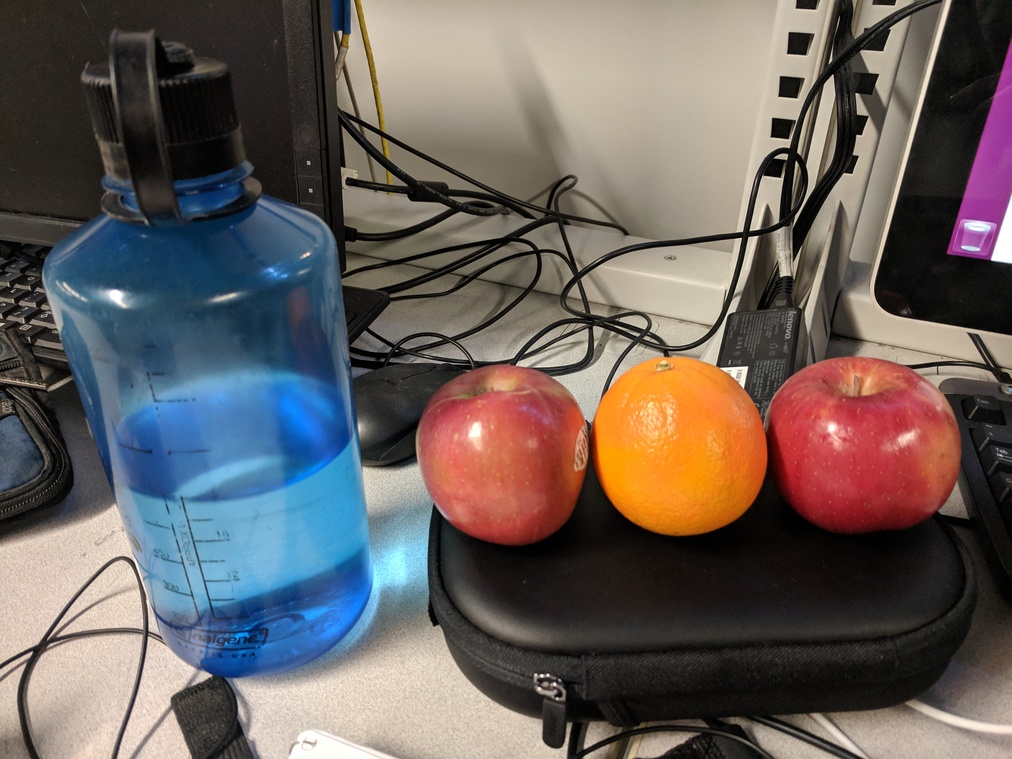
#> input picture image1.jpg, 1012 x 759 px
$ python center_of_shape.py --image image1.jpg   (older library calls are emulated)
#> lines starting #> are read from the running program, lines starting #| are printed output that depends on the picture; after the words box and inside, x2 and y2 are one past the last pixel; in counts of white or black regions, pixels touching at a corner belong together
# import the necessary packages
import argparse
import imutils
import cv2

MIN_THRESH = 0.1

# construct the argument parse and parse the arguments
ap = argparse.ArgumentParser()
ap.add_argument("-i", "--image", required=True,
                    help="path to the input image")
args = vars(ap.parse_args())

# load the image, convert it to grayscale, blur it slightly,
# and threshold it
image = cv2.imread(args["image"])
#> image is the input picture: shape (759, 1012, 3); mean B, G, R 93.5, 96.4, 104.9
gray = cv2.cvtColor(image, cv2.COLOR_BGR2GRAY)
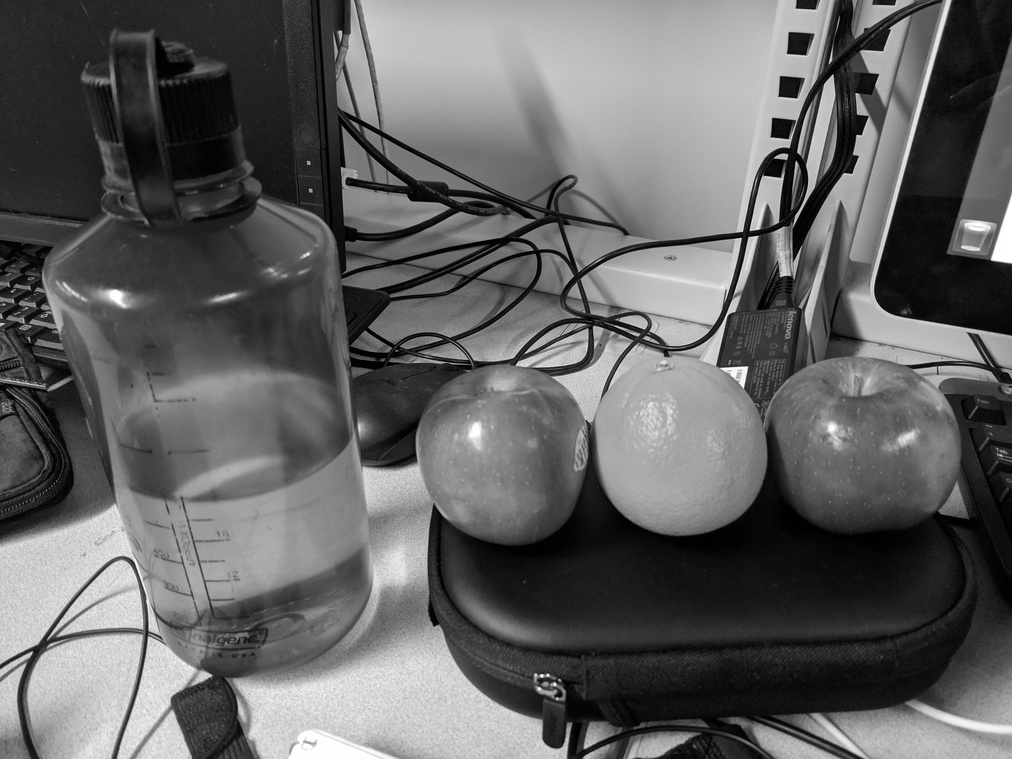
#> gray: shape (759, 1012); min 0, max 255, mean 98.6
blurred = cv2.GaussianBlur(gray, (11, 11), 0)
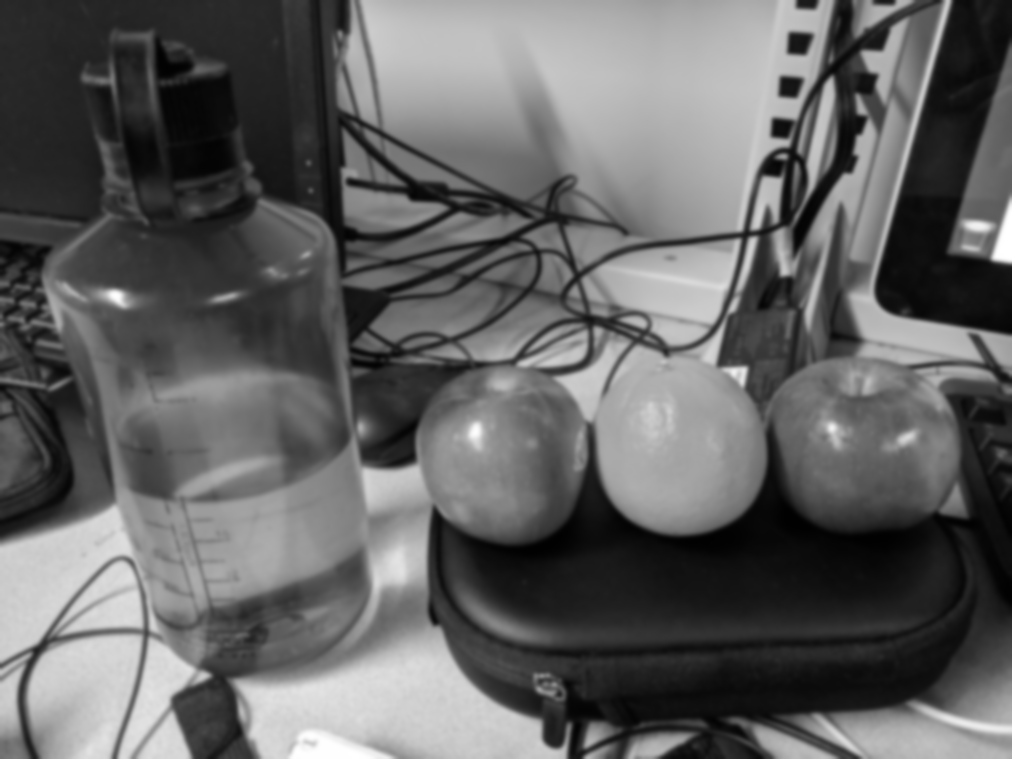
#> blurred: shape (759, 1012); min 1, max 255, mean 98.6
cv2.imshow("b", blurred)
cv2.waitKey(0)
# thresh = cv2.threshold(blurred, 60, 255, cv2.THRESH_BINARY)[1]
thresh = cv2.adaptiveThreshold(blurred, 255, cv2.ADAPTIVE_THRESH_GAUSSIAN_C, cv2.THRESH_BINARY, 11,2)
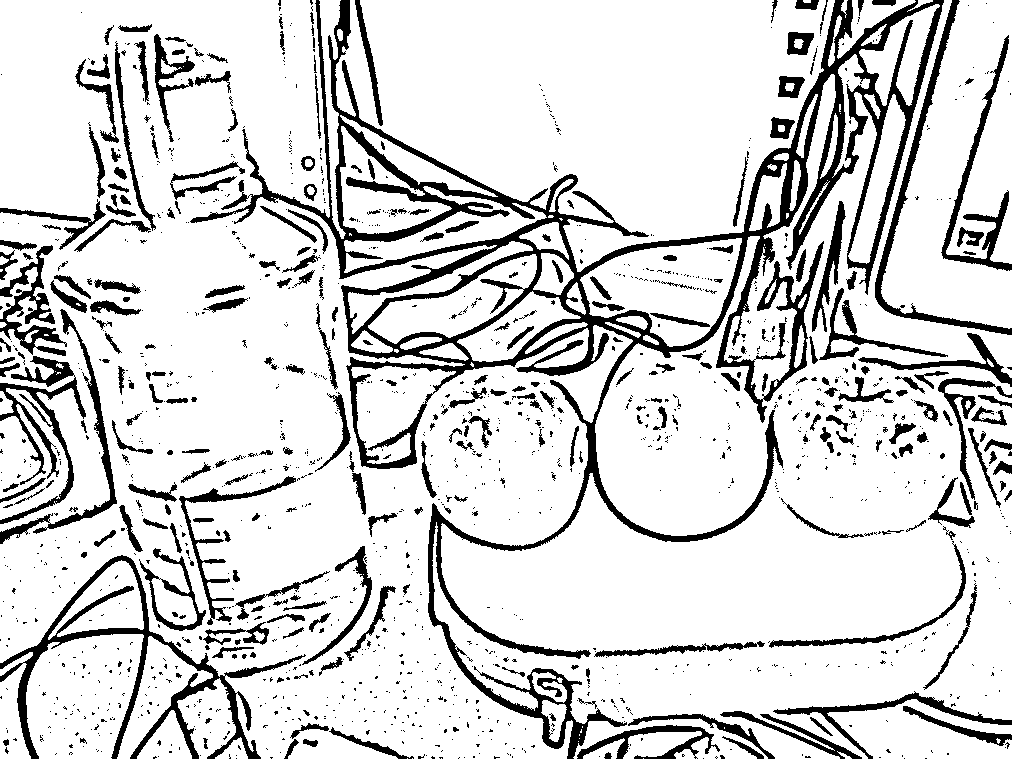
#> thresh: shape (759, 1012); 84% white; 1466 black regions (1168 under 20 px)

# find contours in the thresholded image
cnts = cv2.findContours(thresh.copy(), cv2.RETR_EXTERNAL, cv2.CHAIN_APPROX_SIMPLE)
#> cnts = 96 contours, 36 with area under 20; largest, box (x1, y1, x2, y2) and area: (0, 0, 633, 759) 276809, (432, 0, 1012, 759) 193858, (335, 0, 835, 272) 88741, (881, 0, 1012, 329) 27258, (26, 634, 144, 759) 11510
cnts = cnts[0] if imutils.is_cv2() else cnts[1]

print(len(cnts), " contours found")
#| 96  contours found
# loop over the contours
for c in cnts:
    if cv2.contourArea(c) > MIN_THRESH:
        # compute the center of the contour
        M = cv2.moments(c)
        cX = int(M["m10"] / M["m00"])
        cY = int(M["m01"] / M["m00"])

        # draw the contour and center of the shape on the image
        cv2.drawContours(image, [c], -1, (0, 255, 0), 2)
        cv2.circle(image, (cX, cY), 7, (255, 255, 255), -1)
        cv2.putText(image, "center", (cX - 20, cY - 20), cv2.FONT_HERSHEY_SIMPLEX, 0.5, (255, 255, 255), 2)

        # show the image
        cv2.imshow("Image", image)
        key = cv2.waitKey(0)
        if key == ord('q'):
            break
#> this loop made 5 passes; (key q is pressed on pass 5)
#> (cX, cY) on pass 5: (844, 755)
#> c on passes 1 to 4: [[643, 758]], [[441, 758]], [[412, 758]], [[407, 758]]
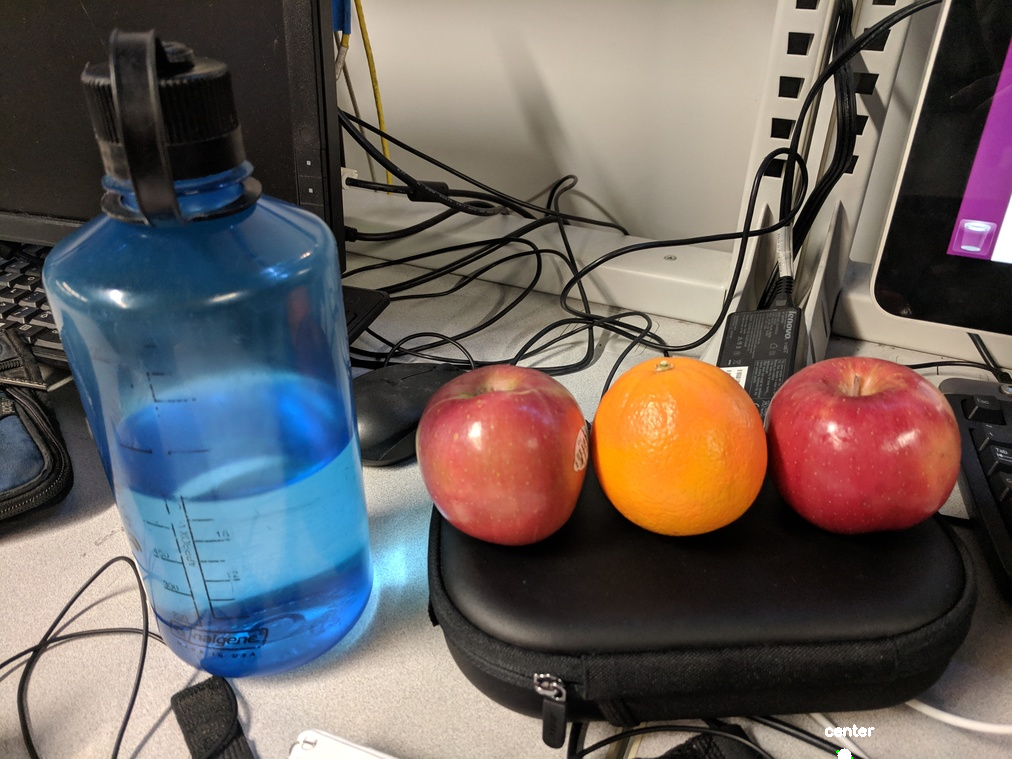
#> image: shape (759, 1012, 3); 0.06% of pixels changed, all inside (x1, y1, x2, y2) = (825, 724, 875, 759)
